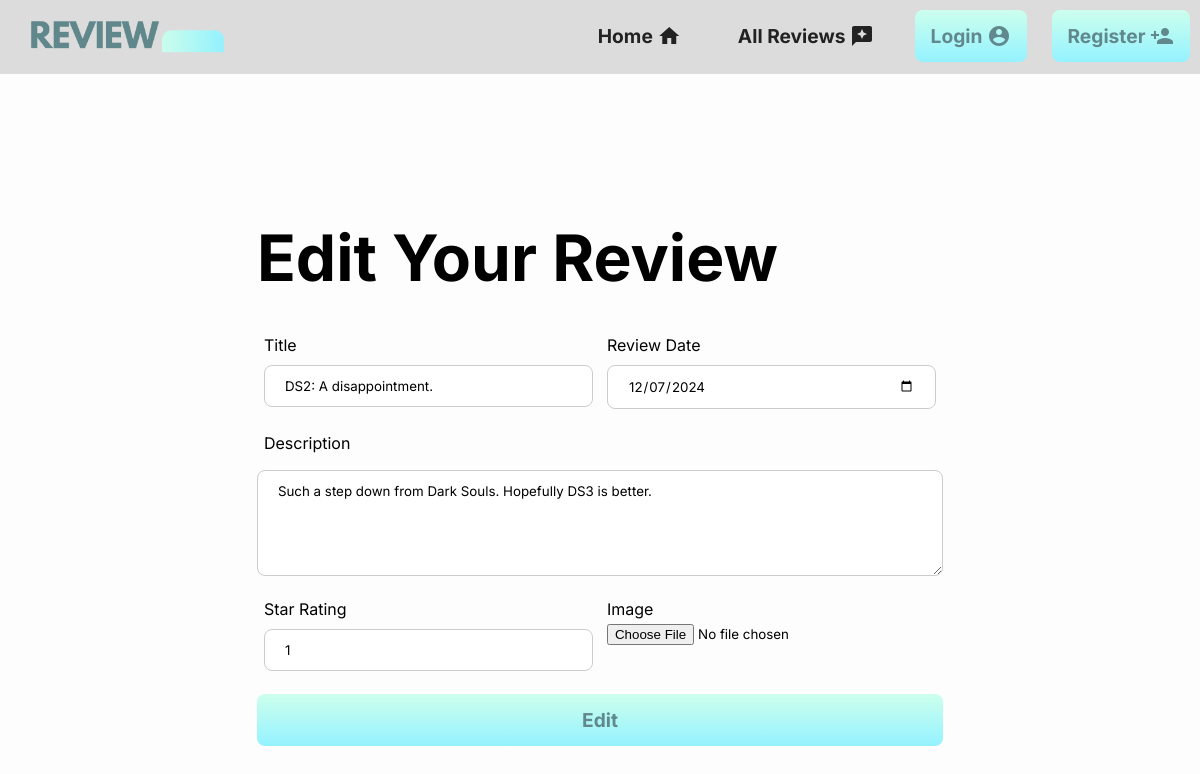
The app's page /6/edit with its own data.
### tables this page shows
CREATE TABLE "Reviews"(id INTEGER PRIMARY KEY AUTOINCREMENT,
                     title TEXT NOT NULL,
                     reviewDate TEXT NOT NULL,
                     reviewerName TEXT NOT NULL,
                     rating INTEGER NOT NULL,
                     reviewText TEXT NOT NULL UNIQUE, 
                     reviewImage BLOB );

### main.py (the view, shortened to what this page needs)
@app.route("/<int:id>/edit", methods=["GET", "POST"])
def edit(id):
    reviewData = getSingleReview(id)
    try:
        if session.get('username') not in reviewData: # Allows access if logged in
                return redirect("/")
    except:
        return redirect("/")
    return render_template("edit.html", review=reviewData) # Renders the page and sets the review data to a useable variable

### db.py (called while the page is built)
def getDB():
    db = sqlite3.connect(".database/reviewos.db")
    db.row_factory = sqlite3.Row
    return db

def getSingleReview(id):
    db = getDB()
    review = db.execute("SELECT * FROM Reviews WHERE id=?", (id,)).fetchone()
    db.close()
    return review

### templates/edit.html
{% extends "base.html" %}
{% block content %}
<div class="container">
    <h1>Edit Your Review</h1>
    <form method="POST" enctype="multipart/form-data">
        <div class="form-row">
            <div class="form-group">
                <label>Title</label>
                <input type="text" name="title" id="title" placeholder="The review title..." value="{{ request.form['title'] or review['title'] }}">
            </div>
            <div class="form-group">
                <label>Review Date</label>
                <input type="date" name="date" id="date" value="{{ request.form['date'] or review['reviewDate'] }}">
            </div>
        </div>
        <div class="form-group">
            <label>Description</label>
        </div>
        <textarea rows="5" type="text" name="description" id="description" placeholder="A short overview of your thoughts on the game...">{{ request.form['description'] or review['reviewText'] }}</textarea>
        <div class="form-row">
            <div class="form-group">
                <label>Star Rating</label>
            <input type="text" name="rating" id="rating" placeholder="1-5..." value="{{ request.form['rating'] or review['rating'] }}">
            </div>
            <div class="form-group">
                <label>Image</label>
                <input type="file" name="image" id="image" placeholder="Supported file formats only..."  accept=".png, .jpg, .jpeg">
            </div>
        </div>
        <input type="submit" value="Edit">
    </form>
</div>
{% endblock %}

### static/css/style.css (style rules this page uses)
* { padding: 0; margin: 0; box-sizing: border-box; font-family: "Inter", sans-serif; }
body { background: #fdfdfd; font-size: 1rem; }
h1 { font-size: 4rem; padding-top: 120px; padding-bottom: 20px; }
.container { display: grid; place-content: center; }
input[type=text], input[type="password"], input[type="date"], select { width: 50%; padding: 12px 20px; margin: 8px 0; display: inline-block; border: 1px solid #ccc; border-radius: 8px; box-sizing: border-box; }
input[type=submit] { width: 100%; background-image: linear-gradient(rgb(205, 255, 237), rgb(148, 242, 255)); color: rgb(97, 137, 141); padding: 14px 20px; margin: 8px 0; border: none; border-radius: 8px; cursor: pointer; font-size: 1.2em; font-weight: bold; font-family: "Inter", sans-serif; }
textarea { width: 100%; padding: 12px 20px; margin: 8px 0; display: inline-block; border: 1px solid #ccc; border-radius: 8px; box-sizing: border-box; }
.form-row { display: flex; }
.form-group { padding: 7px; width: 50%; }
.form-group input { width: 100%; }

### records on screen
Reviews: title "DS2: A disappointment.", date "12/07/2024", description "Such a step down from Dark Souls. Hopefully DS3 is better.", rating "1"
